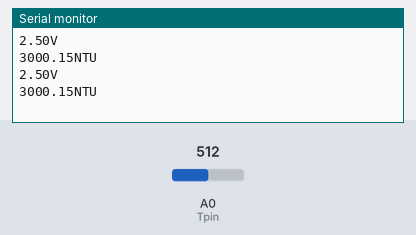
The sketch below on a simulated Arduino Uno, built with avr-gcc and run on an emulated ATmega328P. Parts: the last lines printed to the serial monitor. The inputs (shaded band) are chosen by the test bench; at power-on: A0 (Tpin) = 512.

Above: at 1.2 s.
1.3 s: A0 (Tpin) set to 716
At 2.6 s:
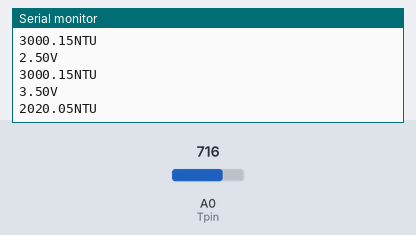
2.8 s: A0 (Tpin) set to 900
At 4.0 s:
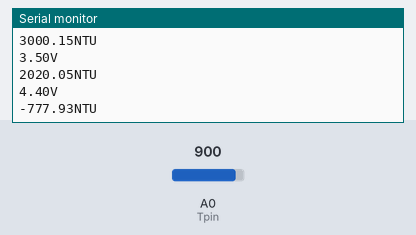
Timing chart, 0 to 5.8 s (numbered marks = the images above; inputs shaded):
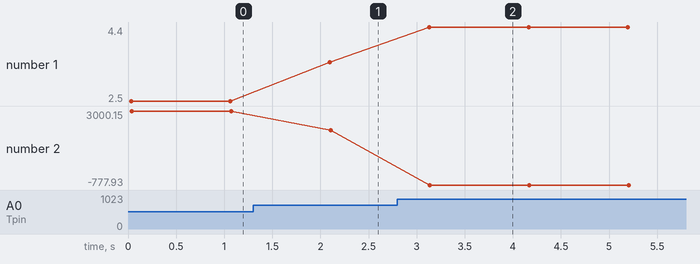

The sketch:

PDTurbi.ino
```cpp
int Tpin = A0;
float volt;
float ntu;

void setup()
{
    Serial.begin(9600);

}

void loop()
{
  volt= 0;
  for(int i=0;i<200;i++)
  {
    volt+= (((float)analogRead(Tpin)*5)/1023);
  }
  volt = volt/200;
  volt = round_to_dp(volt,1);
  if(volt<2.5)
  {
    ntu = 3000;
  }
  else
  {
  ntu = -1120.4*square(volt)+5742.3*volt-4353.1;
  }
  Serial.print(volt);
  Serial.println("V");
  Serial.print(ntu);
  Serial.println("NTU");
  delay(1000);
}

float round_to_dp( float in_value, int decimal_place )
{
  float multiplier = powf( 10.0f, decimal_place );
  in_value = roundf( in_value * multiplier ) / multiplier;
  return in_value;
}
```

Measured:
- after the input at 1.3 s, the serial monitor: prints a new line after 0.80 s (image 1)
- after the input at 2.8 s, the serial monitor: prints a new line after 0.33 s (image 2)
- plotted number 1: 2.5 → 3.5 after the input at 1.3 s, 3.5 → 4.4 after the input at 2.8 s
- plotted number 2: 3000.15 → 2020.05 after the input at 1.3 s, 2020.05 → -777.93 after the input at 2.8 s
